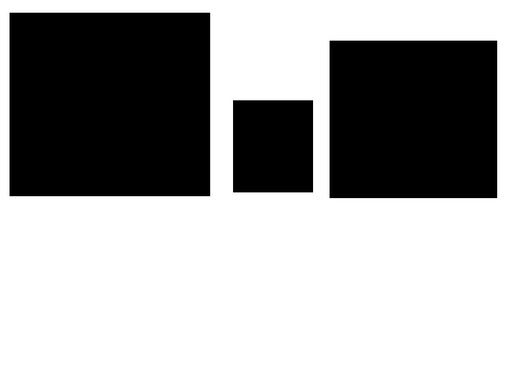
#> input picture images/shapes.jpg, 508 x 381 px, shrunk from 800 x 600 before the run, found by its file name; the run also reads 2 pictures not shown here
$ jupyter execute --allow-errors '3. Image Segmentation.ipynb'   (shell and % lines are left out)   (older library calls are emulated)
#> lines starting #> are read from the running program, lines starting #| are printed output that depends on the picture; after the words box and inside, x2 and y2 are one past the last pixel; in counts of white or black regions, pixels touching at a corner belong together
# 1.Contours

[cell 1]
import cv2
import numpy as np

# Let's load a simple image with 3 black squares
image = cv2.imread('C:\\Users\\Sabakat\\Desktop\\images\\shapes.jpg')
#> image is the input picture: shape (381, 508, 3); min 0, max 255, mean 162
cv2.imshow('Input Image', image)
cv2.waitKey(0)

# Grayscale
gray = cv2.cvtColor(image,cv2.COLOR_BGR2GRAY)

# Find Canny edges
edged = cv2.Canny(gray, 30, 200)
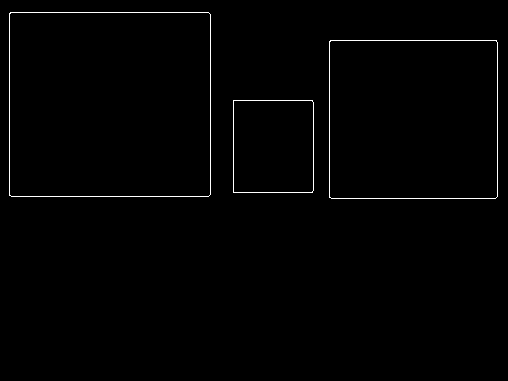
#> edged: shape (381, 508); 0.91% white in thin lines or dots, all inside (x1, y1, x2, y2) = (9, 12, 498, 199)
cv2.imshow('Canny Edges', edged)
cv2.waitKey(0)

# Finding Contours
# Use a copy of your image e.g. edged.copy(), since findContours alters the image
contours, hierarchy = cv2.findContours(edged, cv2.RETR_EXTERNAL, cv2.CHAIN_APPROX_NONE)
#> contours = 3 contours; box (x1, y1, x2, y2) and area: (9, 12, 211, 197) 36978, (329, 40, 498, 199) 26538, (233, 100, 314, 193) 7357
cv2.imshow('Canny Edges After Contouring', edged)
cv2.waitKey(0)

print("Number of Contours found = " + str(len(contours)))
#| Number of Contours found = 3

# Draw all contours
# Use '-1' as the 3rd parameter to draw all
cv2.drawContours(image, contours, -1, (0,255,0), 3)
#> image: shape (381, 508, 3); 4.52% of pixels changed, all inside (x1, y1, x2, y2) = (7, 10, 500, 201)

cv2.imshow('Contours', image)
cv2.waitKey(0)
cv2.destroyAllWindows()

## 2.Sorting Contours

We can sort contours in many ways.

[cell 2]
import cv2
import numpy as np

# Load our image
#image = cv2.imread('C:\\Users\\Sabakat\\Desktop\\images\\essan.jpg')
image = cv2.imread('C:\\Users\\Sabakat\\Desktop\\images\\bunchofshapes.jpg')
cv2.imshow('0 - Original Image', image)
cv2.waitKey(0)

# Create a black image with same dimensions as our loaded image
blank_image = np.zeros((image.shape[0], image.shape[1], 3))

# Create a copy of our original image
orginal_image = image

# Grayscale our image
gray = cv2.cvtColor(image,cv2.COLOR_BGR2GRAY)
#> gray: shape (409, 1000)

# Find Canny edges
edged = cv2.Canny(gray, 50, 200)
#> edged: shape (409, 1000); 0.57% white in thin lines or dots, all inside (x1, y1, x2, y2) = (85, 155, 903, 352)
cv2.imshow('1 - Canny Edges', edged)
cv2.waitKey(0)

# Find contours and print how many were found
contours, hierarchy = cv2.findContours(edged.copy(), cv2.RETR_EXTERNAL, cv2.CHAIN_APPROX_NONE)
#> contours = 4 contours; box (x1, y1, x2, y2) and area: (85, 155, 271, 352) 36259, (718, 163, 903, 349) 26813, (302, 219, 449, 343) 9207, (517, 235, 609, 327) 8278
print ("Number of contours found = ", len(contours))
#| Number of contours found =  4

#Draw all contours
cv2.drawContours(blank_image, contours, -1, (0,255,0), 3)
cv2.imshow('2 - All Contours over blank image', blank_image)
cv2.waitKey(0)

# Draw all contours over blank image
cv2.drawContours(image, contours, -1, (0,255,0), 3)
#> image: shape (409, 1000, 3); mean B, G, R 222.1, 224.1, 229.4
cv2.imshow('3 - All Contours', image)
cv2.waitKey(0)

cv2.destroyAllWindows()

### Let's now sort by area

[cell 3]
import cv2
import numpy as np

# Function we'll use to display contour area

def get_contour_areas(contours):
    # returns the areas of all contours as list
    all_areas = []
    for cnt in contours:
        area = cv2.contourArea(cnt)
        all_areas.append(area)
#> this loop made 4 passes
#> area on passes 1 to 4: 8278, 9207, 26813, 36259
#> after the loop, all_areas = [8278, 9207, 26813, 36259]
    return all_areas

# Load our image
image = cv2.imread('C:\\Users\\Sabakat\\Desktop\\images\\bunchofshapes.jpg')
orginal_image = image

# Let's print the areas of the contours before sorting
print ("Contor Areas before sorting")
print (get_contour_areas(contours))
#| [8278.0, 9207.0, 26813.0, 36259.0]

# Sort contours large to small
sorted_contours = sorted(contours, key=cv2.contourArea, reverse=True)
#> sorted_contours has the same summary as contours
#sorted_contours = sorted(contours, key=cv2.contourArea, reverse=True)[:3]

#print ("Contor Areas after sorting")
#print get_contour_areas(sorted_contours)

# Iterate over our contours and draw one at a time
for c in sorted_contours:
    cv2.drawContours(orginal_image, [c], -1, (255,0,0), 3)
    cv2.waitKey(0)
    cv2.imshow('Contours by area', orginal_image)
#> this loop made 4 passes
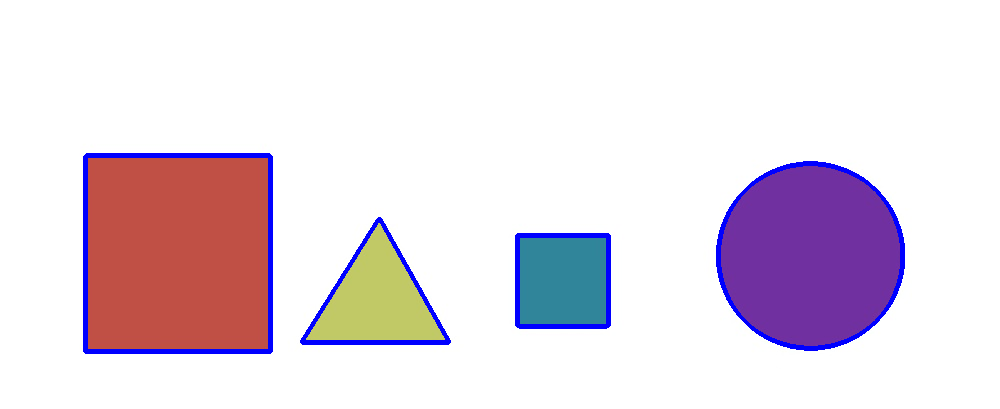
#> orginal_image: shape (409, 1000, 3); mean B, G, R 228.5, 217.7, 229.4

cv2.waitKey(0)
cv2.destroyAllWindows()

[cell 4]
import cv2
import numpy as np

# Functions we'll use for sorting by position

def x_cord_contour(contours):
    #Returns the X cordinate for the contour centroid
    if cv2.contourArea(contours) > 10:
        M = cv2.moments(contours)
        return (int(M['m10']/M['m00']))
    else:
        pass


def label_contour_center(image, c):
    # Places a red circle on the centers of contours
    M = cv2.moments(c)
    cx = int(M['m10'] / M['m00'])
    cy = int(M['m01'] / M['m00'])

    # Draw the countour number on the image
    cv2.circle(image,(cx,cy), 10, (0,0,255), -1)
    return image


# Load our image
image = cv2.imread('images/bunchofshapes.jpg')
orginal_image = image.copy()


# Computer Center of Mass or centroids and draw them on our image
for (i, c) in enumerate(contours):
    orig = label_contour_center(image, c)
#> this loop made 4 passes
#> (cx in label_contour_center, cy in label_contour_center) on passes 1 to 4: (562, 280), (376, 300), (810, 255), (177, 253)
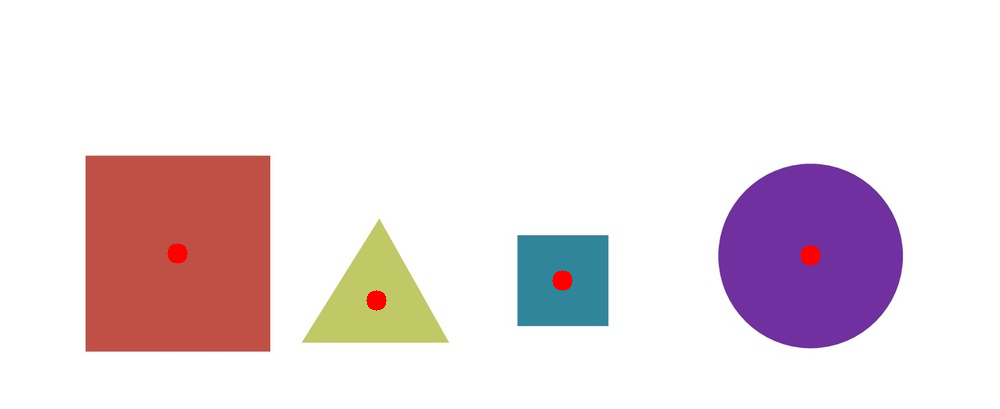
#> image: shape (409, 1000, 3); mean B, G, R 226.4, 221.9, 234.8

cv2.imshow("4 - Contour Centers ", image)
cv2.waitKey(0)

# Sort by left to right using our x_cord_contour function
contours_left_to_right = sorted(contours, key = x_cord_contour, reverse = False)
#> in x_cord_contour, `M = cv2.moments(contours)`: M = moments, m00 8278, centre m10/m00, m01/m00 = (562.5, 280.5)
#> contours_left_to_right has the same summary as contours


# Labeling Contours left to right
for (i,c)  in enumerate(contours_left_to_right):
    cv2.drawContours(orginal_image, [c], -1, (0,0,255), 3)
    M = cv2.moments(c)
    cx = int(M['m10'] / M['m00'])
    cy = int(M['m01'] / M['m00'])
    cv2.putText(orginal_image, str(i+1), (cx, cy), cv2.FONT_HERSHEY_SIMPLEX, 1, (0, 255, 0), 2)
    cv2.imshow('6 - Left to Right Contour', orginal_image)
    cv2.waitKey(0)
    (x, y, w, h) = cv2.boundingRect(c)

    # Let's now crop each contour and save these images
    cropped_contour = orginal_image[y:y + h, x:x + w]
    image_name = "output_shape_number_" + str(i+1) + ".jpg"
    print (image_name)
    cv2.imwrite(image_name, cropped_contour)
#> this loop made 4 passes
#> (cx, cy, x, y, w, h, image_name) on passes 1 to 4: (177, 253, 85, 155, 186, 197, 'output_shape_number_1.jpg'), (376, 300, 302, 219, 147, 124, 'output_shape_number_2.jpg'), (562, 280, 517, 235, 92, 92, 'output_shape_number_3.jpg'), (810, 255, 718, 163, 185, 186, 'output_shape_number_4.jpg')
#| output_shape_number_1.jpg
#| output_shape_number_2.jpg
#| output_shape_number_3.jpg
#| output_shape_number_4.jpg
#> pass 1, `cropped_contour = orginal_image[y:y + h, x:x + w]`:
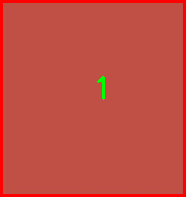
#> cropped_contour: shape (197, 186, 3); mean B, G, R 64.5, 75.4, 195.4
#> after the loop: orginal_image: shape (409, 1000, 3); mean B, G, R 222, 217.9, 235.6

cv2.destroyAllWindows()

## 3. Approximating Contours and Convex Hull

***cv2.approxPolyDP(contour, Approximation Accuracy, Closed)***
- **contour** – is the individual contour we wish to approximate
- **Approximation Accuracy** – Important parameter is determining the accuracy of the approximation. Small values give precise-  approximations, large values give more generic approximation. A good rule of thumb is less than 5% of the contour perimeter
- **Closed** – a Boolean value that states whether the approximate contour should be open or closed

[cell 5]
import numpy as np
import cv2

# Load image and keep a copy
image = cv2.imread('images/house.jpg')
orig_image = image.copy()
cv2.imshow('Original Image', orig_image)
cv2.waitKey(0)

# Grayscale and binarize
gray = cv2.cvtColor(image, cv2.COLOR_BGR2GRAY)
#> gray: shape (508, 635)
ret, thresh = cv2.threshold(gray, 127, 255, cv2.THRESH_BINARY_INV)
#> thresh: shape (508, 635); 1.4% white; 1 white region

# Find contours
contours, hierarchy = cv2.findContours(thresh.copy(), cv2.RETR_LIST, cv2.CHAIN_APPROX_NONE)
#> contours = 4 contours; box (x1, y1, x2, y2) and area: (140, 78, 384, 365) 48139, (143, 186, 381, 363) 27910, (170, 82, 374, 198) 11328, (212, 259, 303, 345) 5755

# Iterate through each contour and compute the bounding rectangle
for c in contours:
    x,y,w,h = cv2.boundingRect(c)
    cv2.rectangle(orig_image,(x,y),(x+w,y+h),(0,0,255),2)
    cv2.imshow('Bounding Rectangle', orig_image)
#> this loop made 4 passes
#> (x, y, w, h) on passes 1 to 4: (212, 259, 91, 86), (143, 186, 238, 177), (170, 82, 204, 116), (140, 78, 244, 287)
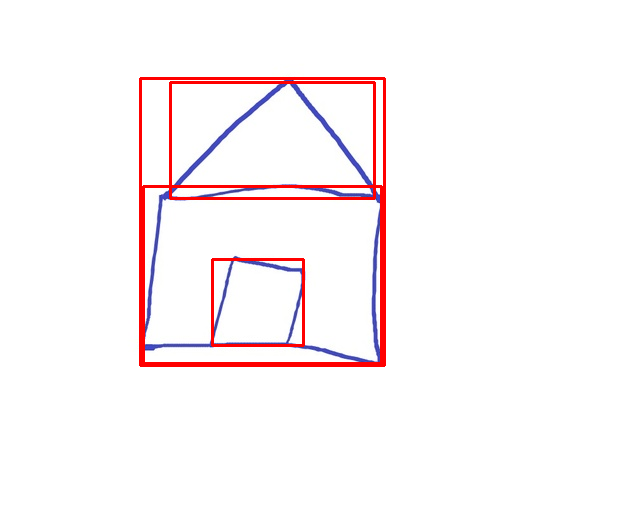
#> orig_image: shape (508, 635, 3); mean B, G, R 247.2, 245.9, 252.4

cv2.waitKey(0)

# Iterate through each contour and compute the approx contour
for c in contours:
    # Calculate accuracy as a percent of the contour perimeter
    accuracy = 0.03 * cv2.arcLength(c, True)
    approx = cv2.approxPolyDP(c, accuracy, True)
    cv2.drawContours(image, [approx], 0, (0, 255, 0), 2)
    cv2.imshow('Approx Poly DP', image)
#> this loop made 4 passes
#> (accuracy, approx) on passes 1, 3: (9.54, [[234, 259], [300, 271], [285, 343], [212, 342]]), (16, [[373, 194], [170, 195], [288, 82]])
#> accuracy on passes 2, 4: 29.23, 28.17
#> image: shape (508, 635, 3); mean B, G, R 248.4, 253.7, 247.7

cv2.waitKey(0)
cv2.destroyAllWindows()

### Convex Hull

[cell 6]
import numpy as np
import cv2

image = cv2.imread('images/hand.jpg')
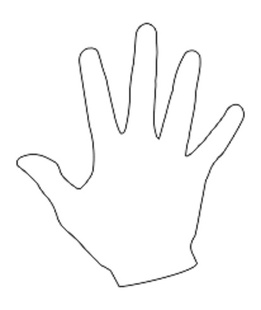
#> input picture images/hand.jpg, 261 x 310 px, shrunk from 412 x 488 before the run
#> image is the input picture: shape (310, 261, 3); min 45, max 255, mean 250.1
gray = cv2.cvtColor(image, cv2.COLOR_BGR2GRAY)
#> gray: shape (310, 261)

cv2.imshow('Original Image', image)
cv2.waitKey(0)

# Threshold the image
ret, thresh = cv2.threshold(gray, 176, 255, 0)
#> thresh: shape (310, 261); 97.2% white; black in thin lines or dots, all inside (x1, y1, x2, y2) = (16, 23, 245, 287)

# Find contours
contours, hierarchy = cv2.findContours(thresh.copy(), cv2.RETR_LIST, cv2.CHAIN_APPROX_NONE)
#> contours = 3 contours; box (x1, y1, x2, y2) and area: (0, 0, 261, 310) 80340, (15, 22, 202, 227) 2372, (61, 103, 246, 288) 1094

# Sort Contors by area and then remove the largest frame contour
n = len(contours) - 1
#> n = 2
contours = sorted(contours, key=cv2.contourArea, reverse=False)[:n]
#> contours = 2 contours; box (x1, y1, x2, y2) and area: (15, 22, 202, 227) 2372, (61, 103, 246, 288) 1094

# Iterate through contours and draw the convex hull
for c in contours:
    hull = cv2.convexHull(c)
    cv2.drawContours(image, [hull], 0, (0, 255, 0), 2)
    cv2.imshow('Convex Hull', image)
#> this loop made 2 passes

cv2.waitKey(0)
cv2.destroyAllWindows()

## 4. Shape Matching

**cv2.matchShapes(contour template, contour, method, method parameter)**

**Output** – match value (lower values means a closer match)

- Contour Template – This is our reference contour that we’re trying to find in the new image
- Contour – The individual contour we are checking against
- Method – Type of contour matching (1, 2, 3)
- Method Parameter – leave alone as 0.0 (not fully utilized in python OpenCV)

[cell 7]
import cv2
import numpy as np

# Load the shape template or reference image
template = cv2.imread('C:\\Users\\Sabakat\\Desktop\\images\\4star.jpg',0)
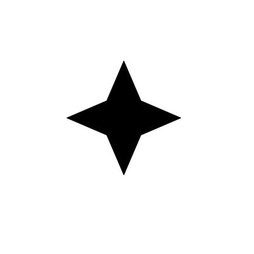
#> input picture images/4star.jpg, 254 x 254 px, shrunk from 400 x 400 before the run, found by its file name
#> template is the input picture: shape (254, 254); min 0, max 255, mean 239.2
cv2.imshow('Template', template)
cv2.waitKey()

# Load the target image with the shapes we're trying to match
#> (the rest of this cell did not finish here and is left out)

http://docs.opencv.org/2.4/modules/imgproc/doc/structural_analysis_and_shape_descriptors.html

## 5. Mini Project 2 - Identifiy Contours by Shape

[cell 8]
import numpy as np
import cv2

# Load and then gray scale image

image = cv2.imread('C:\\Users\\Sabakat\\Desktop\\images\\someshapes.jpg')
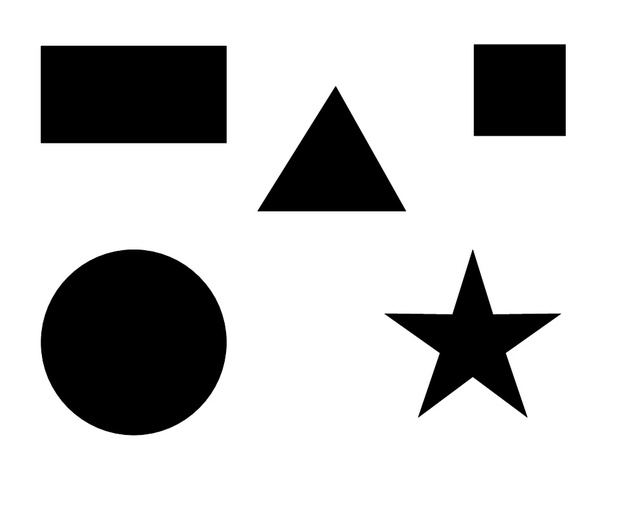
#> input picture images/someshapes.jpg, 635 x 508 px, shrunk from 1000 x 800 before the run, found by its file name
#> image is the input picture: shape (508, 635, 3); min 0, max 255, mean 197.7
gray = cv2.cvtColor(image, cv2.COLOR_BGR2GRAY)
#> gray: shape (508, 635)

cv2.imshow('Identifying Shapes',image)
cv2.waitKey(0)

ret, thresh = cv2.threshold(gray, 127, 255, 1)
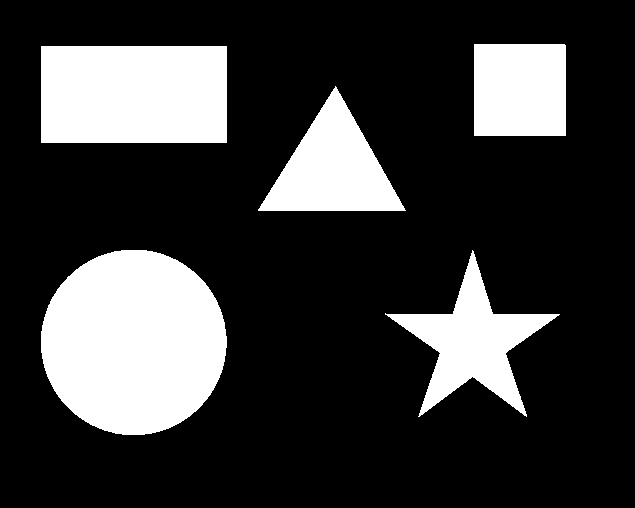
#> thresh: shape (508, 635); 22.4% white; 5 white regions

# Extract Contours
contours, hierarchy = cv2.findContours(thresh.copy(), cv2.RETR_LIST, cv2.CHAIN_APPROX_NONE)
#> contours = 5 contours; box (x1, y1, x2, y2) and area: (41, 250, 227, 435) 26800, (41, 46, 227, 143) 17760, (385, 250, 560, 417) 9220, (258, 86, 406, 211) 9116, (474, 44, 566, 136) 8280

for cnt in contours:

    # Get approximate polygons
    approx = cv2.approxPolyDP(cnt, 0.01*cv2.arcLength(cnt,True),True)

    if len(approx) == 3:
        shape_name = "Triangle"
        cv2.drawContours(image,[cnt],0,(0,255,0),-1)

        # Find contour center to place text at the center
        M = cv2.moments(cnt)
        cx = int(M['m10'] / M['m00'])
        cy = int(M['m01'] / M['m00'])
        cv2.putText(image, shape_name, (cx-50, cy), cv2.FONT_HERSHEY_SIMPLEX, 1, (0, 0, 0), 1)

    elif len(approx) == 4:
        x,y,w,h = cv2.boundingRect(cnt)
        M = cv2.moments(cnt)
        cx = int(M['m10'] / M['m00'])
        cy = int(M['m01'] / M['m00'])

        # Check to see if 4-side polygon is square or rectangle
        # cv2.boundingRect returns the top left and then width and
        if abs(w-h) <= 3:
            shape_name = "Square"

            # Find contour center to place text at the center
            cv2.drawContours(image, [cnt], 0, (0, 125 ,255), -1)
            cv2.putText(image, shape_name, (cx-50, cy), cv2.FONT_HERSHEY_SIMPLEX, 1, (0, 0, 0), 1)
        else:
            shape_name = "Rectangle"

            # Find contour center to place text at the center
            cv2.drawContours(image, [cnt], 0, (0, 0, 255), -1)
            M = cv2.moments(cnt)
            cx = int(M['m10'] / M['m00'])
            cy = int(M['m01'] / M['m00'])
            cv2.putText(image, shape_name, (cx-50, cy), cv2.FONT_HERSHEY_SIMPLEX, 1, (0, 0, 0), 1)

    elif len(approx) == 10:
        shape_name = "Star"
        cv2.drawContours(image, [cnt], 0, (255, 255, 0), -1)
        M = cv2.moments(cnt)
        cx = int(M['m10'] / M['m00'])
        cy = int(M['m01'] / M['m00'])
        cv2.putText(image, shape_name, (cx-50, cy), cv2.FONT_HERSHEY_SIMPLEX, 1, (0, 0, 0), 1)


    elif len(approx) >= 15:
        shape_name = "Circle"
        cv2.drawContours(image, [cnt], 0, (0, 255, 255), -1)
        M = cv2.moments(cnt)
        cx = int(M['m10'] / M['m00'])
        cy = int(M['m01'] / M['m00'])
        cv2.putText(image, shape_name, (cx-50, cy), cv2.FONT_HERSHEY_SIMPLEX, 1, (0, 0, 0), 1)

    cv2.imshow('Identifying Shapes',image)
    cv2.waitKey(0)
#> this loop made 5 passes
#> (approx, x, y, w, h, shape_name) on passes 4 to 5: ([[41, 46], [41, 142], [226, 142], [226, 46]], 41, 46, 186, 97, 'Rectangle'), ([[474, 44], [474, 135], [565, 135], [565, 45]], 474, 44, 92, 92, 'Square')
#> (approx, shape_name) on pass 3: ([[405, 210], [335, 86], [258, 209]], 'Triangle')
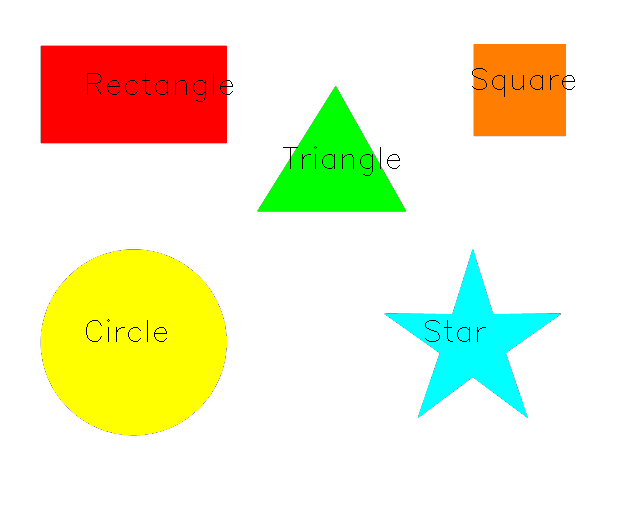
#> image: shape (508, 635, 3); mean B, G, R 204.7, 236.3, 239

cv2.destroyAllWindows()

   ## Line Detection - Using Hough Lines

**cv2.HoughLines**(binarized/thresholded image, 𝜌 accuracy, 𝜃 accuracy, threshold)
- Threshold here is the minimum vote for it to be considered a line

[cell 9]
import cv2
import numpy as np

image = cv2.imread('C:\\Users\\Sabakat\\Desktop\\images\\soduku.jpg')

# Grayscale and Canny Edges extracted
#> (the rest of this cell did not finish here and is left out)

### Probabilistic Hough Lines

**cv2.HoughLinesP(binarized image, 𝜌 accuracy, 𝜃 accuracy, threshold, minimum line length, max line gap)

[cell 10]
import cv2
import numpy as np

# Grayscale and Canny Edges extracted
image = cv2.imread('C:\\Users\\Sabakat\\Desktop\\images\\soduku.jpg')
#> (the rest of this cell did not finish here and is left out)

http://cmp.felk.cvut.cz/~matas/papers/matas-bmvc98.pdf

# Circle Detection - Hough Cirlces

**cv2.HoughCircles**(image, method, dp, MinDist, param1, param2, minRadius, MaxRadius)

- Method - currently only cv2.HOUGH_GRADIENT available
- dp - Inverse ratio of accumulator resolution
- MinDist - the minimum distance between the center of detected circles
- param1 - Gradient value used in the edge detection
- param2 - Accumulator threshold for the HOUGH_GRADIENT method (lower allows more circles to be detected (false positives))
- minRadius - limits the smallest circle to this size (via radius)
- MaxRadius - similarly sets the limit for the largest circles

[cell 11]
import numpy as np
import cv2 as cv

image = cv.imread('C:\\Users\\Sabakat\\Desktop\\images\\bottlecaps.jpg')
#> (the rest of this cell did not finish here and is left out)

[cell 12]
import cv2
import numpy as np
import cv2 as cv

image = cv2.imread('C:\\Users\\Sabakat\\Desktop\\images\\bottlecaps.jpg')
#> (the rest of this cell did not finish here and is left out)

## Blob Detection

[cell 13]
# Standard imports
import cv2
import numpy as np;

# Read image
image = cv2.imread("C:\\Users\\Sabakat\\Desktop\\images\\Sunflowers.jpg")

# Set up the detector with default parameters.
detector = cv2.SimpleBlobDetector()

# Detect blobs.
keypoints = detector.detect(image)
#> keypoints = ()

# Draw detected blobs as red circles.
# cv2.DRAW_MATCHES_FLAGS_DRAW_RICH_KEYPOINTS ensures the size of
# the circle corresponds to the size of blob
blank = np.zeros((1,1))
#> (the rest of this cell did not finish here and is left out)
